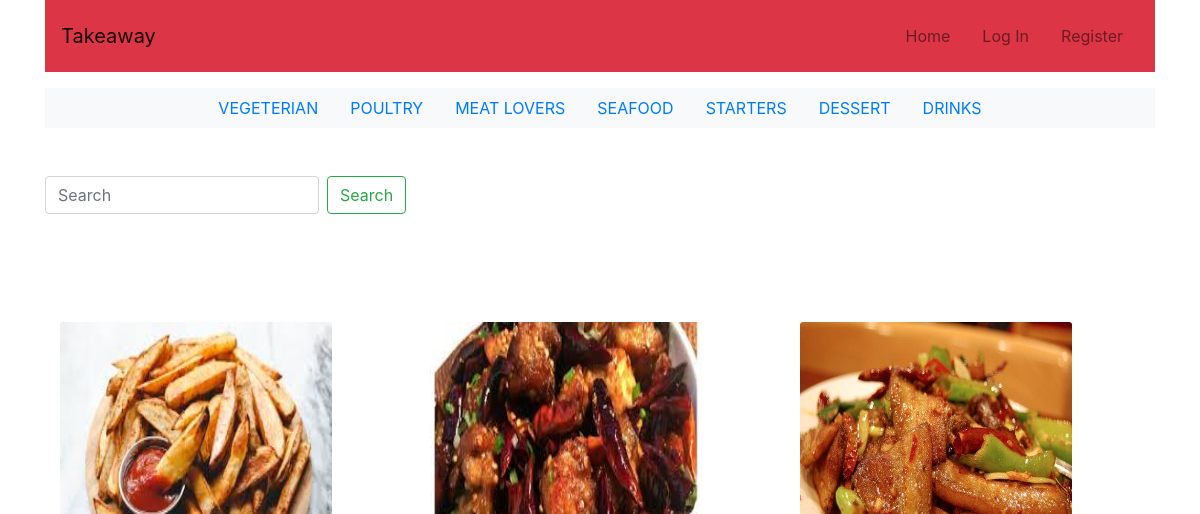
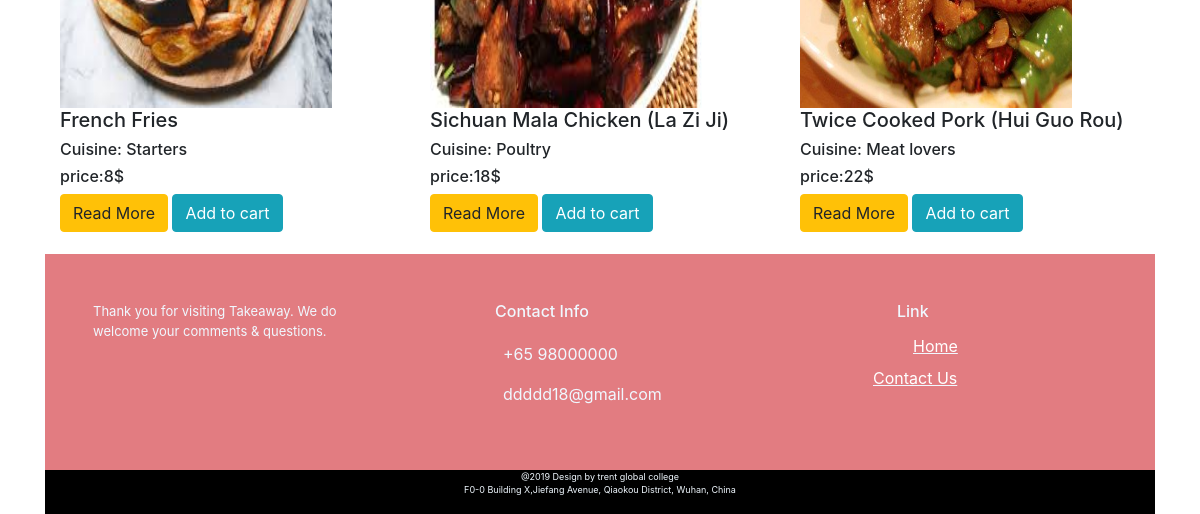
The app's page /, older data (2 pictures, top to bottom).
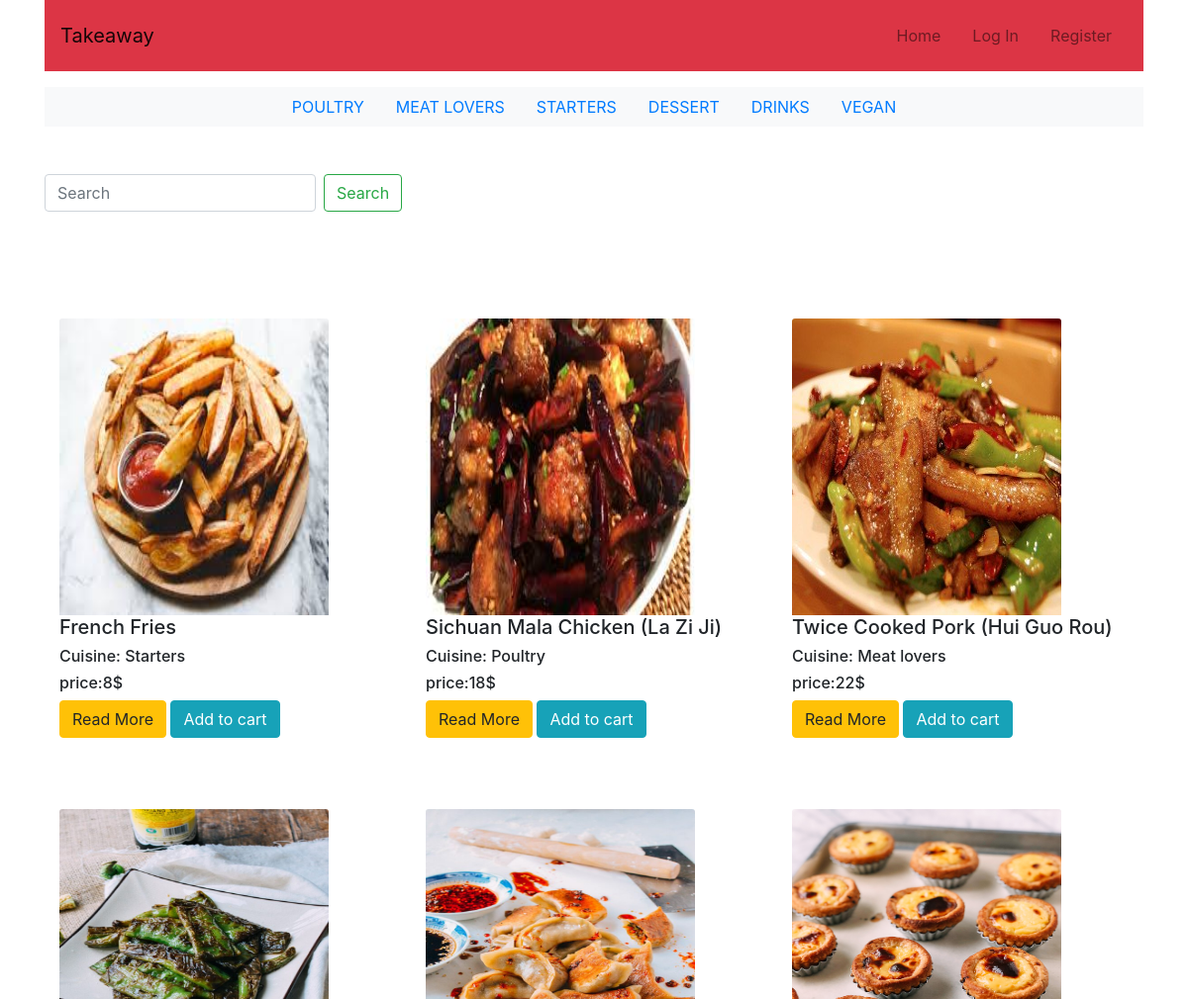
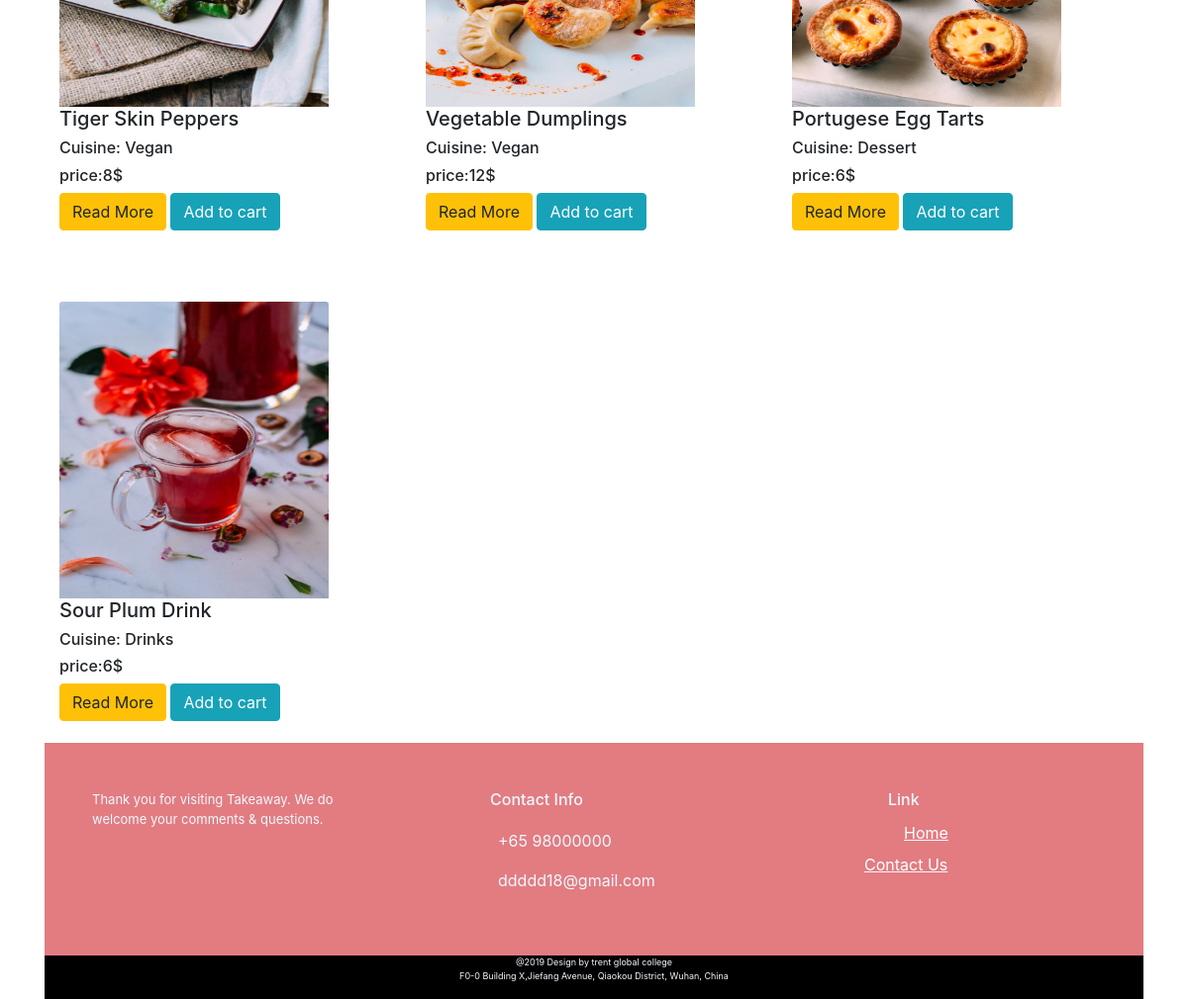
The same page, newer data (2 pictures, top to bottom).
### takeaway_app/models.py (models this page shows, shortened)
class Menu(models.Model):
	name = models.CharField(blank=False,max_length=255)
	def __str__(self):
		return self.name

class Food(models.Model):
	name = models.CharField(blank=False,max_length=255)
	price = models.IntegerField(default=0)
	image = models.ImageField(upload_to='images',null=True,blank=True)
	description = models.TextField(blank=True)
	menu = models.ForeignKey(Menu, on_delete=models.CASCADE, related_name='food_menu', null=True)

### takeaway_app/views.py (the view)
# urls.py: url(r'^$', index,name='index'),
def index(request):
    food = Food.objects.all()
    menu = Menu.objects.all()
    return render(request, 'index.html', {
        'food':food,
        'menu':menu
    })

### cart/context.py (called while the page is built)
def cart_contents(request):
    cart = request.session.get('cart', {})
    cart_items = []
    total = 0
    food_count = 0
    for id, quantity in cart.items():
        food = get_object_or_404(Food, pk=id)
        total += quantity * food.price
        food_count += quantity
        cart_items.append({'id': id, 'quantity': quantity, 'food': food})
    return {'cart_items': cart_items, 'total': total, 'food_count': food_count}

### takeaway_app/templates/index.html (shortened to what this page needs)
{% extends 'layout.html' %}
{% load static %}
{% load bootstrap_tags %}
{% block content %}
<div class="container">
<div class="row">
	 {% for food in food %}
    <div class="col-lg-4 col-md-4 col-xs-12 col-sm-12 inline" id="block">
    	       <img alt="Card image cap" class="card-img-top img-fluid" style="width:80%; height:25vw;" src="{% get_media_prefix %}{{food.image}}" />
    	       <h5>{{ food.name }}</h5>
    	       <h6>Cuisine: {{ food.menu }}</h6>
          			<h6>price:{{ food.price }}$</h6>
                <a href="{% url 'food_detail' food.id %}" class="btn btn-warning read-more">Read More</a>
                {% if user.is_authenticated %}
                <form method="post" action="{% url 'add_to_cart' food.id %}">
                    {% csrf_token %}
                    <div class="input-group  col-xs-1">
                        <input name="quantity" type="number" min="1" value="1" max="999" class="form-control" placeholder="Quantity">
                        <span class="input-group-btn" >
                            <button class="btn  btn-info" type="submit">Cart</button>
                        </span>
                    </div>
                </form>
                  {% else %}
                 <a class="btn btn-info" href="{% url 'login_link' %}" role="button">Add to cart</a>
            {% endif %}
    </div>
    {% endfor %}
   </div>
</div>
{% endblock%}

### templates/layout.html (shortened to what this page needs)
{% load static %}
{% load bootstrap_tags %}
<!DOCTYPE html>
<html lang="en">
<head>
    <link rel="stylesheet" href="https://stackpath.bootstrapcdn.com/bootstrap/4.3.1/css/bootstrap.min.css">
    <link rel="stylesheet" href="{% static 'css/style.css'%}" type="text/css"/>
</head>
<body>
<div class='container'>
 <nav class="navbar navbar-expand-lg navbar-light  bg-danger">
    <div class="d-flex flex-grow-1">
        <a class="navbar-brand  d-lg-inline-block" href="/">
           Takeaway
        </a>
        <div class="w-100 text-right">
        </div>
    </div>
    <div class="collapse navbar-collapse flex-grow-1 text-right" id="myNavbar">
        <ul class="navbar-nav ml-auto flex-nowrap">
            <li class="nav-item">
                <a href="{% url 'index' %}" class="nav-link m-2 menu-item nav-active">Home</a>
            </li>
            {% if not user.is_authenticated %}
            <li class="nav-item">
                <a href="{% url 'login_link' %}" class="nav-link m-2 menu-item">Log In</a>
            </li>
            <li class="nav-item">
                <a href="{% url 'register_link' %}" class="nav-link m-2 menu-item">Register</a></li>
            {% else %}
            </li>
            <li class="nav-item">
                <a href="{% url 'logout_link' %}" class="nav-link m-2 menu-item">Log Out</a>
            </li>
            {% endif %}
        </ul>
    </div>
</nav>
<ul class="nav justify-content-center bg-light my-3 my-lg-3 ">
 {% for menu in menu %}
  <li class="nav-item" style="text-transform: uppercase;">
    <a class="nav-link"  href="{% url 'menu' id=menu.id %}">{{menu.name}}</a>
  </li>
  {% endfor %}
</ul>
     <form class="form-inline my-3 my-lg-5" method='get' action='{% url 'search' %}'>
          <input class="form-control mr-sm-2" type="search" placeholder="Search" aria-label="Search" id="search" type="search" name="q">
          <button class="btn btn-outline-success my-2 my-sm-0" type="submit">Search</button>
    </form>
    {%block content %}
    {%endblock %}
</div>
<div class='container'>
<footer class="page-footer font-small">
    <div class="container">
		<div class="row">
			<div class="col-xs-12 col-sm-4 col-md-4 footerBlock">
					<p class="footerIntro">Thank you for visiting Takeaway. We do welcome your comments & questions.</p>
			</div>
			<div class="col-xs-12 col-sm-4 col-md-4 footerBlock">
					<h6 class="info">Contact Info</h6>
					<div class="contact-info">
						 <ul><span class="item">+65 98000000</span></ul>
                        <ul><span class="item">ddddd18@gmail.com</span></ul>
					</div>
				</div>
      <div class="col-xs-12 col-sm-4 col-md-4 footerBlock">
					<div class="list-unstyled">
					  <h6 class="link">Link</h6>
						 <ul class="fList">
          <ul>
            <a class="link1" href="/">Home</a>
          </ul>
            <a class="link1" href="#">Contact Us</a>
          </ul>
					</div>
				</div>
				<div class="col-md-12 bg-black copyright">
						<p>@2019 Design by trent global college <br>
                        F0-0 Building X,Jiefang Avenue, Qiaokou District, Wuhan, China</p>
                </div>
        	</div>
        	</div>
</footer>
</body>
</html>

### static/css/style.css (style rules this page uses)
form { width:80%; }
ul { list-style:none; }
footer { margin-top:10px; }
.footerBlock { display:inline-block; padding: 3em; margin: 0em; }
.footerIntro { font-size:small; }
.info { text-indent: 2em; font-size: medium; margin-bottom: 20px; }
.page-footer { background-color:#e27c81; color:#F0F8FF; bottom: 0; }
.fList { text-decoration:underline; }
.link { text-indent: 4em; font-size: medium; }
.link1 { color: white; font-size: medium; line-height:2em; }
.copyright { text-align: center; font-size: xx-small; background-color: #000000; padding-bottom: 1px; position: relative; }

### takeaway_app/templates/index.html (style rules this page uses)
#block { margin-top: 5vw; margin-bottom:1vw; }

Row changes from the older to the newer data that the page shows:
removed Menu: name "VEGETERIAN"
removed Menu: name "SEAFOOD"
added Menu: name "VEGAN"
added Food: image (picture), name "Tiger Skin Peppers", menu "Vegan", price "8"
added Food: image (picture), name "Vegetable Dumplings", menu "Vegan", price "12"
added Food: image (picture), name "Portugese Egg Tarts", menu "Dessert", price "6"
added Food: image (picture), name "Sour Plum Drink", menu "Drinks", price "6"
